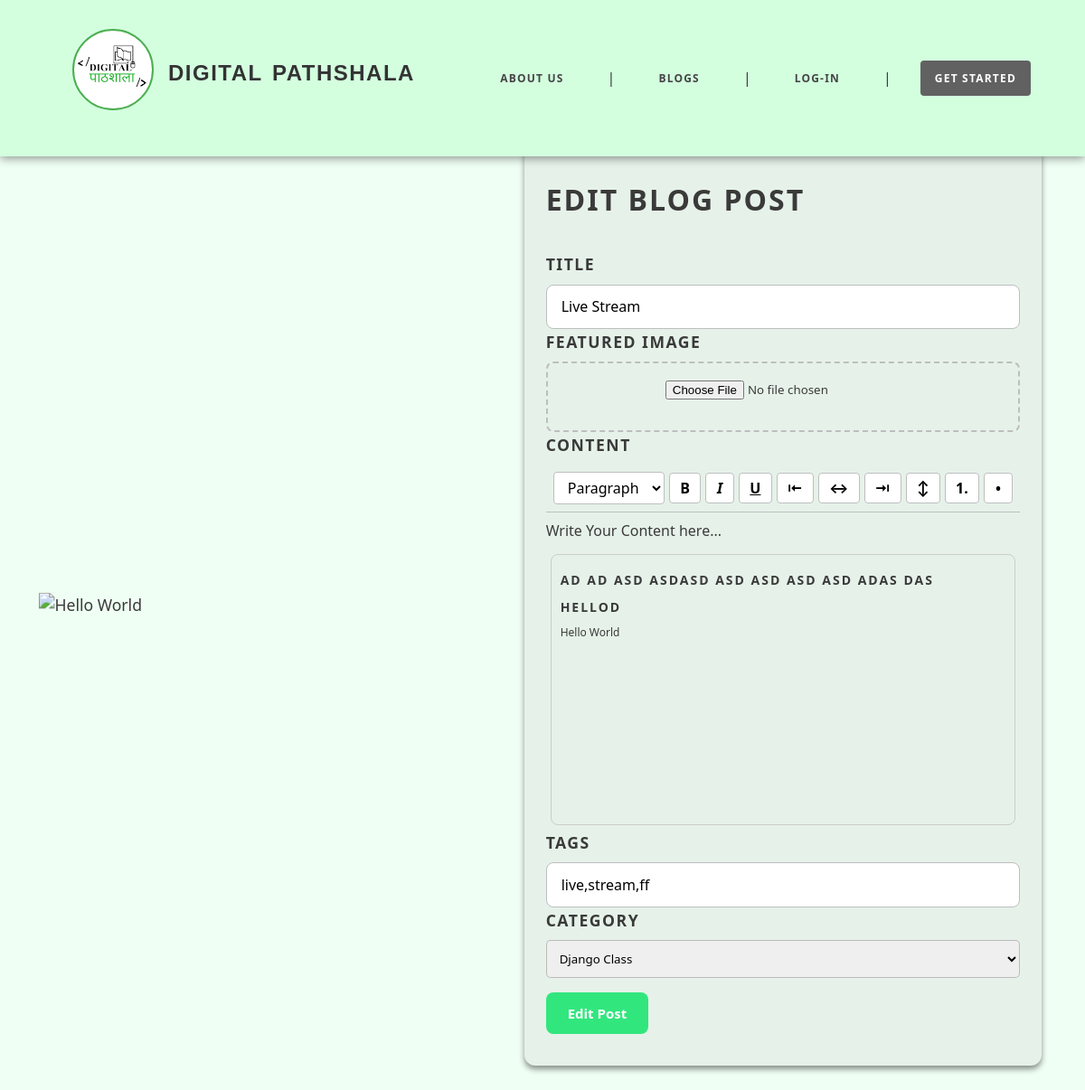
The app's page /blogs/13/edit-blog/ with its own data.
### addBlogs/models.py (models this page shows, shortened)
class addBlog(models.Model):
    def generateImagePath(instance, filename):
        return f'blog/{instance.author.username}/images/{filename}'
    def generateAttachmentPath(instance, filename):
        return f'blog/{instance.author.username}/attachments/{filename}'
    class StatusOptions(models.TextChoices):
        ACTIVE = "Active", "Active"
        INACTIVE = "Rejected", "Rejected"
        PENDING = "Pending", "Pending"
    title = models.CharField(max_length=100)
    image = models.ImageField(upload_to=generateImagePath, default='static/assets/blog1.png')
    attachment = models.FileField(blank=True, null=True, upload_to=generateAttachmentPath)
    content = models.TextField()
    author = models.ForeignKey(User, on_delete=models.CASCADE, related_name='blog_posts')
    tags = TaggableManager(blank=True)
    status = models.CharField(max_length=8, choices=StatusOptions, default=StatusOptions.PENDING)
    created_at = models.DateTimeField(default=timezone.now)
    updated_at = models.DateTimeField(default=timezone.now)
    category = models.ForeignKey(Category, null=True, blank=True, on_delete=models.SET_NULL)

class Category(models.Model):
    name = models.CharField(max_length=50)
    def __str__(self):
        return self.name

### addBlogs/views.py (the view)
# urls.py: path('<int:id>/edit-blog/', blog_views.editBlogPage, name='edit_blogPage'),
def editBlogPage(request, id):
    blog = models.addBlog.objects.get(id=id)
    categories = models.Category.objects.all()
    tags = ",".join(tag.name for tag in blog.tags.all())
    return render(request, 'pages/blogs/edit-blog.html', {'blog':blog, "categories": categories, "tags":tags})

### templates/pages/blogs/edit-blog.html (shortened to what this page needs)
{% load static %}
<!DOCTYPE html>
<html lang="en">
<head>
    <link rel="stylesheet" href="/static/css/add-blog.css" />
</head>
 {% include "layout/header.html" %}
<body>
    <div class="body">
        <div class="topaddsection">
            <img src="/static/assets/working_boy.png" alt="Hello World"/>
        </div>
        <form method="POST" action="/blogs/{{blog.id}}/edit/" enctype="multipart/form-data" id="blogForm">
            <div class="addsection">
                <div class="innersection">
                    <h1>Edit Blog Post</h1>
                    <div class="form-group">
                        <label for="blogTitle">Title</label>
                        <input value="{{blog.title}}" type="text" id="blogTitle" name="title" placeholder="Enter your blog title" required />
                    </div>
                    <div class="form-group">
                        <label for="imageInput">Featured Image</label>
                        <div class="image-upload-container">
                            <input type="file" id="imageInput" name="image" accept="image/*" />
                        </div>
                    </div>
                    <div class="form-group">
                        <label for="editor">Content</label>
                        <div class="editor-toolbar">
                            <select id="formatBlock" class="toolbar-btn">
                                <option value="P">Paragraph</option>
                            </select>
                            <button type="button" class="toolbar-btn" data-command="bold" title="Bold"><b>B</b></button>
                            <button type="button" class="toolbar-btn" data-command="italic" title="Italic"><i>I</i></button>
                            <button type="button" class="toolbar-btn" data-command="underline" title="Underline"><u>U</u></button>
                            <button type="button" class="toolbar-btn" data-command="justifyLeft" title="Align Left">&#8676;</button>
                            <button type="button" class="toolbar-btn" data-command="justifyCenter" title="Align Center">&#8596;</button>
                            <button type="button" class="toolbar-btn" data-command="justifyRight" title="Align Right">&#8677;</button>
                            <button type="button" class="toolbar-btn" data-command="justifyFull" title="Justify">&#8597;</button>
                            <button type="button" class="toolbar-btn" data-command="insertOrderedList" title="Numbered List">1.</button>
                            <button type="button" class="toolbar-btn" data-command="insertUnorderedList" title="Bulleted List">&#8226;</button>
                        </div>
                        Write Your Content here...
                        <div id="editor" class="editor-content" contenteditable="true" style="border: 1px solid #ccc; min-height: 100px; padding: 10px;">
                            {{ blog.content|safe}}
                        </div>
                    </div>
                    <div class="form-group">
                        <label for="blogTags">Tags</label>
                        <input value="{{tags}}" type="text" id="blogTags" name="tags" placeholder="Enter tags separated by commas" />
                    </div>
                    <div class="form-group">
                        <label for="blogTags">Category</label>
                        <select type="text" id="category" name="category" />
                        <option value="{{blog.category}}">{{blog.category}}</option>
                    </div>
                    <div class="form-actions">
                        <button type="submit" class="btn-primary">Edit Post</button>
                    </div>
                </div>
            </div>
        </form>
    </div>

### static/css/add-blog.css (style rules this page uses)
* { margin: 0; padding: 0; box-sizing: border-box; font-family: 'Neo Sans', system-ui, -apple-system, BlinkMacSystemFont, 'Segoe UI', Roboto, Oxygen, Ubuntu, Cantarell, 'Open Sans', 'Helvetica Neue', sans-serif; }
:root { --primary-color: #32e67e; --secondary-color: #626161; --text-color: #3a3a3a; --background-color: #f0fff4; --border-color: #333; --shadow-color: rgba(0, 0, 0, 0.435); --editor-bg: #ffffff; --toolbar-bg: #f8f9fa; }
body { background-color: var(--background-color); color: var(--text-color); line-height: 1.6; }
.body { margin-top: 120px; padding: 2rem 5%; display: flex; align-items: center; justify-content: center; gap: 4rem; }
.topaddsection { flex: 40%; }
.topaddsection img { margin-top: -180px; width: 80vh; height: 100%; transform: scale(1.1); }
.addsection { background:#e6f2e9; max-width: 800px; min-width: 800px; margin: 0 auto; background: white; border-radius: 12px; box-shadow: 0 4px 6px var(--shadow-color); padding: 2rem; flex: 60%; }
.innersection h1 { color: var(--text-color); margin-bottom: 2rem; font-size: 2rem; font-weight: 600; font-family: 'Segoe UI', Tahoma, Geneva, Verdana, sans-serif; text-transform: uppercase; letter-spacing: 2px; }
.form-group { display: flex; flex-direction: column; gap: 0.5rem; }
.form-group label { font-size: 0.9rem; font-weight: 600; color: var(--text-color); text-transform: uppercase; letter-spacing: 0.5px; font-weight: bolder; letter-spacing: 1.5px; }
.form-group input[type="text"] { padding: 0.8rem 1rem; border: 1px solid var(--border-color); border-radius: 8px; font-size: 1rem; transition: border-color 0.3s ease; }
.form-group select[type="text"] { padding: 10px; border: 1px solid #33333347; border-radius: 5px; font-weight: 500; }
.form-group option { padding: 10px; font-weight: 500; background-color: #f0feef; color: #13a920; }
.image-upload-container { border: 2px dashed var(--border-color); border-radius: 8px; padding: 1rem; text-align: center; transition: border-color 0.3s ease; }
#editor { height: 300px; font-size: 12px; margin-bottom: 1rem; border-radius: 8px; overflow: hidden; margin: 5px; border: none; transition: 0.3s linear; border: 1px solid var(--border-color); padding: 10px; list-style-type: style; list-style-position: inside; list-style-type: disc; list-style-position: inside; }
.form-actions { display: flex; gap: 1rem; margin-top: 1rem; }
.btn-primary, .btn-secondary { padding: 0.8rem 1.5rem; border: none; border-radius: 8px; font-weight: 600; cursor: pointer; transition: all 0.3s ease; }
.btn-primary { background-color: var(--primary-color); color: white; font-size: 15px; font-weight: bold; }
.editor-toolbar { display: flex; gap: 5px; align-items: center; background: var(--toolbar-bg); border-bottom: 1px solid var(--border-color); padding: 0.5rem; border-top-left-radius: 8px; border-top-right-radius: 8px; margin-bottom: 0; background:#e6f2e9; }
.editor-toolbar select, .editor-toolbar button { background: #fff; border: 1px solid var(--border-color); border-radius: 4px; padding: 0.3rem 0.7rem; font-size: 1rem; cursor: pointer; transition: background 0.2s, border 0.2s; }
.editor-toolbar button { font-weight: bold; min-width: 32px; min-height: 32px; display: flex; align-items: center; justify-content: center; }
#editor h1 { font-size: 14px !important; font-weight: bold !important; margin: 0.5em 0; font-family: 'Segoe UI', Tahoma, Geneva, Verdana, sans-serif; }
@media (min-width: 1200px) { .body { max-width: 1400px; margin-left: auto; margin-right: auto; gap: 6rem; padding: 3rem 6vw; } }
@media (min-width: 1200px) { .addsection { background:#e6f2e9; max-width: 900px; min-width: 600px; padding: 3rem 2.5rem; } }
@media (min-width: 1200px) { .topaddsection img { max-width: 600px; height: auto; } }
@media (min-width: 1200px) { .innersection h1 { font-size: 2.5rem; } }
@media (min-width: 1200px) { .form-group label { font-size: 1.2rem; } }
@media (min-width: 1025px) and (max-width: 1600px) { .body { max-width: 1200px; margin-left: auto; margin-right: auto; gap: 4rem; padding: 2.5rem 4vw; } }
@media (min-width: 1025px) and (max-width: 1600px) { .addsection { background:#e6f2e9; max-width: 700px; min-width: 400px; padding: 2.2rem 1.5rem; } }
@media (min-width: 1025px) and (max-width: 1600px) { .topaddsection img { max-width: 500px; height: auto; } }
@media (min-width: 1025px) and (max-width: 1600px) { .innersection h1 { font-size: 2rem; } }
@media (min-width: 1025px) and (max-width: 1600px) { .form-group label { font-size: 1.1rem; } }

### records on screen
addBlog: title "Live Stream", content "AD AD ASD ASDASD ASD ASD ASD ASD ADAS DAS HELLOD Hello World", category "Django Class"
